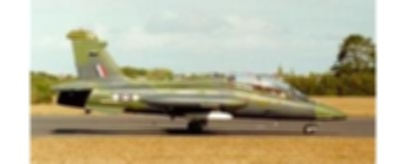
//> input picture Pictures/image_0001-new.jpg, 398 x 164 px
$ ./FindMaxConvexContour ../Pictures/image_0001-new.jpg   (built with g++ and OpenCV 4)
//> lines starting //> are read from the running program, lines starting //| are printed output that depends on the picture; after the words box and inside, x2 and y2 are one past the last pixel; in counts of white or black regions, pixels touching at a corner belong together
/*
 * FindMaxConvexContour.cpp
 *
 *  Created on: Aug 8, 2017
 *      Author: renwei
 */

#include <iostream>
#include <vector>
#include <algorithm>
#include <chrono>

#include <opencv2/core.hpp>
#include <opencv2/highgui.hpp>
#include <opencv2/imgcodecs.hpp>
#include <opencv2/imgproc.hpp>

using namespace std;
using namespace cv;

typedef std::chrono::high_resolution_clock Clock;

int main(int argc, char** argv)
{
    if (argc < 2)
    {
        cerr << "[ERROR]: No source image is specified." << endl << endl;
        return -1;
    }

    Mat srcImg = imread(argv[1]);
//> srcImg is the input picture: 164 rows x 398 cols, CV_8UC3; mean B, G, R 150, 177.9, 184.6
    if (srcImg.empty())
    {
        cerr << "[ERROR]: Can't load the image file " << argv[1] << "." << endl << endl;
        return -1;
    }

    // Display the original color image.
    namedWindow("The original color image", WINDOW_AUTOSIZE);
    imshow("The original color image", srcImg);

    // Sharpen the image using Unsharp Masking with a Gaussian blurred version of the image. Note that
    // srcImgGaussian = 1.5*srcImg - 0.5*srcImgGaussian, but to avoid overflow while multiplying srcImg
    // by 1.5, we subtract srcImgGaussian from srcImg first and then add 0.5*srcImg.
    Mat srcImgSharp;
    GaussianBlur(srcImg, srcImgSharp, Size(0, 0), 3);
    addWeighted(srcImg, 1.0, srcImgSharp, -0.5, 0.0, srcImgSharp);
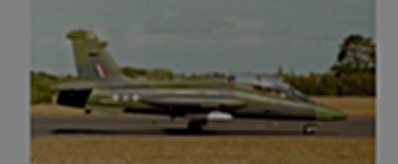
//> srcImgSharp: 164 rows x 398 cols, CV_8UC3; mean B, G, R 75.2, 89.1, 92.4
    addWeighted(srcImg, 0.5, srcImgSharp, 1.0, 0.0, srcImgSharp);

    namedWindow("The image after Unsharp Masking", WINDOW_AUTOSIZE);
    imshow("The image after Unsharp Masking", srcImgSharp);

    // Convert the color image after Unsharp Masking into grayscale.
    Mat srcImgSharpGray;
    cvtColor(srcImgSharp, srcImgSharpGray, COLOR_BGR2GRAY);

    // Display the grayscale image after Unsharp Masking.
    namedWindow("The grayscale image after Unsharp Masking", WINDOW_AUTOSIZE);
    imshow("The grayscale image after Unsharp Masking", srcImgSharpGray);

    // Enhance the contrast by doing the histogram equalization.
    Mat srcImgSharpGrayEqualized;
    equalizeHist(srcImgSharpGray, srcImgSharpGrayEqualized);
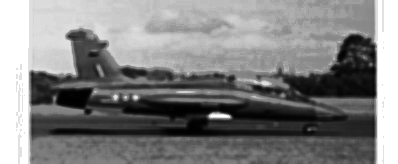
//> srcImgSharpGrayEqualized: 164 rows x 398 cols, CV_8UC1; min 0, max 255, mean 129.9

    // Display the equalized grayscale image.
    namedWindow("The equalized grayscale image after Unsharp Masking", WINDOW_AUTOSIZE);
    imshow("The equalized grayscale image after Unsharp Masking", srcImgSharpGrayEqualized);

    // Compute the mean and standard deviation to get the estimated lower and upper threshold
    // for the Canny edge detection.
    Mat meanMat;
    Mat stdDevMat;
    meanStdDev(srcImgSharpGrayEqualized, meanMat, stdDevMat);
//> meanMat = [129.9]; stdDevMat = [76.51]

    double mean = meanMat.at<double>(0, 0);
//> mean = 129.9
    double stdDev = stdDevMat.at<double>(0, 0);
//> stdDev = 76.51
    cout << "[INFO]: Mean of the equalized grayscale image = " << mean << "." << endl;
//| [INFO]: Mean of the equalized grayscale image = 129.874.
    cout << "[INFO]: Standard deviation of the equalized grayscale image = " << stdDev << "." << endl;
//| [INFO]: Standard deviation of the equalized grayscale image = 76.5137.

    double upperThreshold = min(mean, 255.0);
//> upperThreshold = 129.9
    double lowerThreshold = upperThreshold/3.0;
//> lowerThreshold = 43.29
    cout << "[INFO]: Canny edge detection: lower_threshold = " << lowerThreshold
        << ", upper_threshold = " << upperThreshold << "." << endl;
//| [INFO]: Canny edge detection: lower_threshold = 43.2913, upper_threshold = 129.874.

    // Do the Canny edge detection.
    Mat edges;
    auto tCannyStart = Clock::now();
    Canny(srcImgSharpGrayEqualized, edges, lowerThreshold, upperThreshold);
//> edges: 164 rows x 398 cols, CV_8UC1; 9% white in thin lines or dots
    auto tCannyEnd = Clock::now();
    cout << "[INFO]: Finish the Canny detection in "
        << chrono::duration_cast<chrono::milliseconds>(tCannyEnd - tCannyStart).count() << " milliseconds." << endl;

    namedWindow("The raw Canny edges", WINDOW_AUTOSIZE);
    imshow("The raw Canny edges", edges);

    // Find lines using the progressive probabilistic Hough Transform.
    vector<Vec4i> linesEndpoints;
    const double rhoResolution = 1.0;
    const double thetaResolution = CV_PI/180.0;
    const int houghThreshold = 5;
    const double minLineLen = 100;
    const double maxLineGap = 10;
    auto tHoughStart = Clock::now();
    HoughLinesP(
        edges,
        linesEndpoints,
        rhoResolution,
        thetaResolution,
        houghThreshold,
        minLineLen,
        maxLineGap);
//> linesEndpoints = 4 lines (x1, y1, x2, y2): [145, 84, 265, 80], [252, 100, 358, 113], [376, 163, 376, 44], [49, 135, 159, 135]
    auto tHoughEnd = Clock::now();
    cout << "[INFO]: Finish the Hough Transform in "
        << chrono::duration_cast<chrono::milliseconds>(tHoughEnd - tHoughStart).count() << " milliseconds." << endl;

    // Overlay the Hough lines on the Canny edges. Also add two "virtual" lines to
    // denote the left and right boundaries of the object, e.g., a book.
    int leftBoundaryX = 0;
    int leftBoundaryY = 0;
    int rightBoundaryX = edges.cols - 1;
//> rightBoundaryX = 397
    int rightBoundaryY = 0;

    Mat lines(edges.size(), CV_8UC1, Scalar::all(0));

    for (const auto& lineEndpoints : linesEndpoints)
    {
        if (lineEndpoints[0] < maxLineGap)
        {
            if (lineEndpoints[1] > leftBoundaryY)
            {
                leftBoundaryX = lineEndpoints[0];
                leftBoundaryY = lineEndpoints[1];
            }
        }
        else if (lineEndpoints[0] >= edges.cols - maxLineGap)
        {
            if (lineEndpoints[1] > rightBoundaryY)
            {
                rightBoundaryX = lineEndpoints[0];
                rightBoundaryY = lineEndpoints[1];
            }
        }

        if (lineEndpoints[2] < maxLineGap)
        {
            if (lineEndpoints[3] > leftBoundaryY)
            {
                leftBoundaryX = lineEndpoints[2];
                leftBoundaryY = lineEndpoints[3];
            }
        }
        else if (lineEndpoints[2] >= edges.cols - maxLineGap)
        {
            if (lineEndpoints[3] > rightBoundaryY)
            {
                rightBoundaryX = lineEndpoints[2];
                rightBoundaryY = lineEndpoints[3];
            }
        }

        Point pt1(lineEndpoints[0], lineEndpoints[1]);
        Point pt2(lineEndpoints[2], lineEndpoints[3]);

        // Draw the white hough lines in a totally black image.
        line(lines, pt1, pt2, Scalar(255, 255, 255));

        // Overlay the hough lines on the Canny edges.
        line(edges, pt1, pt2, Scalar(255, 255, 255));
    }
//> this loop made 4 passes
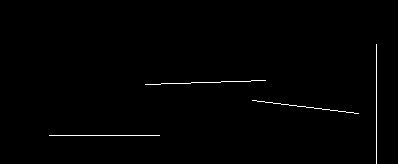
//> lines: 164 rows x 398 cols, CV_8UC1; 0.7% white in thin lines or dots, all inside (x1, y1, x2, y2) = (49, 44, 377, 164)
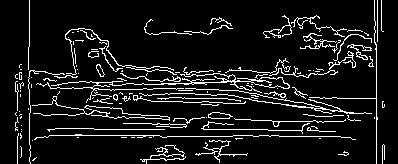
//> edges: 164 rows x 398 cols, CV_8UC1; 9.2% white in thin lines or dots
//> after the loop, leftBoundaryX = 0; leftBoundaryY = 0; rightBoundaryX = 397; rightBoundaryY = 0

    cout << "[INFO]: leftBoundaryX = " << leftBoundaryX << ", leftBoundaryY = " << leftBoundaryY << "." << endl;
//| [INFO]: leftBoundaryX = 0, leftBoundaryY = 0.
    cout << "[INFO]: rightBoundaryX = " << rightBoundaryX << ", rightBoundaryY = " << rightBoundaryY << "." << endl;
//| [INFO]: rightBoundaryX = 397, rightBoundaryY = 0.

    // Set the left and right boundaries of the object.
    for (int rowIndex = leftBoundaryY; rowIndex < edges.rows; ++rowIndex)
    {
        edges.at<uchar>(rowIndex, leftBoundaryX) = 255;
    }
//> edges: 164 rows x 398 cols, CV_8UC1; 9.5% white in thin lines or dots
    for (int rowIndex = rightBoundaryY; rowIndex < edges.rows; ++rowIndex)
    {
        edges.at<uchar>(rowIndex, rightBoundaryX) = 255;
    }
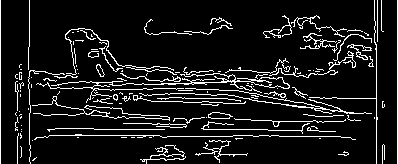
//> edges: 164 rows x 398 cols, CV_8UC1; 9.7% white in thin lines or dots

    // Set the lower boundary of the book.
    for (int colIndex = 0; colIndex < edges.cols; ++colIndex)
    {
        edges.at<uchar>(edges.rows - 1, colIndex) = 255;
    }
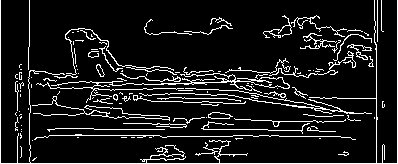
//> edges: 164 rows x 398 cols, CV_8UC1; 10.3% white in thin lines or dots

    // Display the hough lines.
    namedWindow("The Hough lines", WINDOW_AUTOSIZE);
    imshow("The Hough lines", lines);

    // Display the Canny edges with the Hough lines.
    namedWindow("The Canny edges with Hough lines", WINDOW_AUTOSIZE);
    imshow("The Canny edges with Hough lines", edges);

    // Find all the contours.
    vector<vector<Point>> contours;
    auto tContourStart = Clock::now();
    findContours(edges, contours, noArray(), RETR_EXTERNAL, CHAIN_APPROX_SIMPLE);
//> contours = 119 contours, 102 with area under 20; largest, box (x1, y1, x2, y2) and area: (36, 73, 290, 103) 371, (208, 112, 233, 119) 107, (0, 0, 398, 164) 78, (347, 44, 372, 60) 56, (139, 88, 372, 114) 54
    auto tContourEnd = Clock::now();
    cout << "[INFO]: Finish " << contours.size() << " contours in "
        << chrono::duration_cast<chrono::milliseconds>(tContourEnd - tContourStart).count() << " milliseconds." << endl;

    // Find the contour with the maximum area.
    int maxContourIndex = -1;
    float maxArea = 0;
    for (int contourIndex = 0; contourIndex < static_cast<int>(contours.size()); ++contourIndex)
    {
        float area = contourArea(contours[contourIndex]);
        if (area > maxArea)
        {
            maxContourIndex = contourIndex;
            maxArea = area;
        }
    }
//> this loop made 119 passes
//> (area, maxArea) on passes 21, 30, 70: (27, 27), (107, 107), (371, 371)
//> area on passes 42, 44, 49, 55, 56: 32, 22, 23.5, 54.5, 20
//> after the loop, maxContourIndex = 69; maxArea = 371

    cout << "[INFO]: max contour area = " << maxArea << "." << endl;
//| [INFO]: max contour area = 371.

    if (maxContourIndex != -1)
    {
        // Get the convex hull of the max contour.
        vector<Point> hull;
        convexHull(contours[maxContourIndex], hull);
//> hull = contour of 12 points, box (x1, y1, x2, y2) (36, 73, 290, 103), area 4704

        float maxConvexArea = contourArea(hull);
//> maxConvexArea = 4704.5
        cout << "[INFO]: max convex contour area = " << maxConvexArea << "." << endl;
//| [INFO]: max convex contour area = 4704.5.

        // Draw the max contour and its convex hull in the original color image.
        drawContours(srcImg, contours, maxContourIndex, Scalar::all(255));
        drawContours(srcImg, vector<vector<Point>>{hull}, 0, Scalar(0, 0, 255));
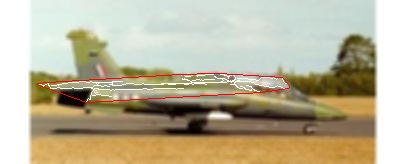
//> srcImg: 164 rows x 398 cols, CV_8UC3; mean B, G, R 150.7, 177.8, 186.5

        namedWindow("Maximum contour and its convex hull", WINDOW_AUTOSIZE);
        imshow("Maximum contour and its convex hull", srcImg);
    }
    else
    {
        cerr << "[ERROR]: Can't find the contour with the maximum area." << endl << endl;
    }

    waitKey();
    destroyAllWindows();

    return 0;
}
